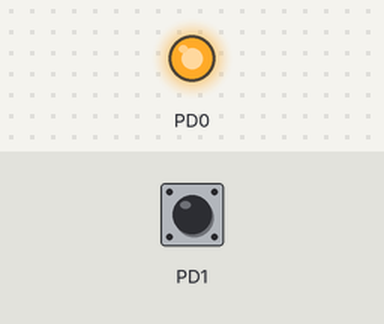
Recording of a program running on a simulated ATmega168, built with avr-gcc and emulated at 8 MHz. Parts: output pins drawn as LEDs (lit = HIGH). Inputs (shaded band) come from the test bench; at power-on: PD1 HIGH.

Above: at 1.2 s.
1.3 s: PD1 pulled LOW for 0.15 s
At 1.37 s:
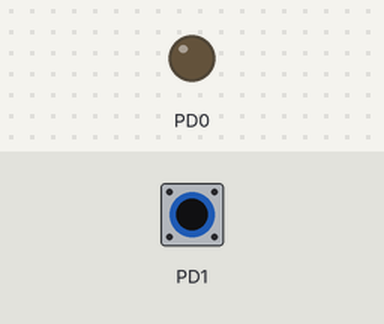
2.9 s: PD1 pulled LOW for 3.2 s
At 6.9 s:
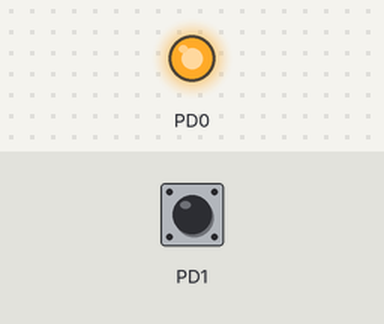
Timing chart, 0 to 8.4 s (numbered marks = the images above; inputs shaded):
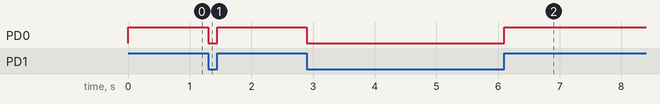

Measured:
- after the input at 1.3 s, PD0: HIGH → LOW at once, → HIGH 0.15 s later
- after the input at 2.9 s, PD0: HIGH → LOW at once, → HIGH 3.2 s later

The program:

main.cpp
```cpp
/*
 * Oppgave_7_4.cpp
 *
 * Created: 25/10/2026 17:23:54
 * Author : nazar
 */

#define F_CPU 8000000UL

#include <avr/io.h>
#include <util/delay.h>
#include <stdint.h>


int main(void)
{

    PORTD |= (1 << PD0); // PD0 settes HØY -> lysdiode er AV
	DDRD |= (1 << PD0); // PD0 settes som utgang

	PORTD |= (1 << PD1); // Pull-up motstand aktiveres, PD1 nå leses HØY
	DDRD &= ~(1 << PD1); // PD1 settes som inngang


    while (1)
    {
		if (!(PIND & (1 << PD1))){ // utføres når PD1 er LAV
			PORTD &= ~(1 << PD0); // PD0 settes LAV -> lysdiode er PÅ
		}
		else { // utføres når PD1 er HØY
			PORTD |= (1 << PD0); // PD0 settes HØY -> lysdiode er AV
		}
    }
}
```
